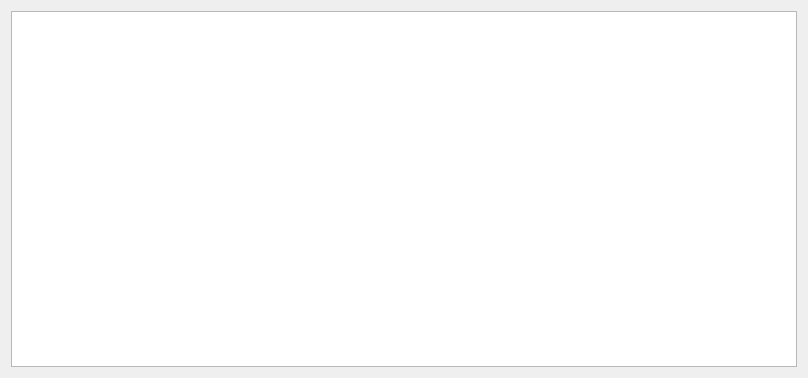
<?xml version="1.0" encoding="UTF-8"?>
<ui version="4.0">
 <class>DialogHistory</class>
 <widget class="QDialog" name="DialogHistory">
  <property name="windowModality">
   <enum>Qt::WindowModal</enum>
  </property>
  <property name="geometry">
   <rect>
    <x>0</x>
    <y>0</y>
    <width>808</width>
    <height>378</height>
   </rect>
  </property>
  <property name="windowTitle">
   <string>操作记录</string>
  </property>
  <layout class="QGridLayout" name="gridLayout">
   <item row="0" column="0">
    <widget class="QTextBrowser" name="historyBrowser"/>
   </item>
  </layout>
 </widget>
 <resources/>
 <connections/>
</ui>
